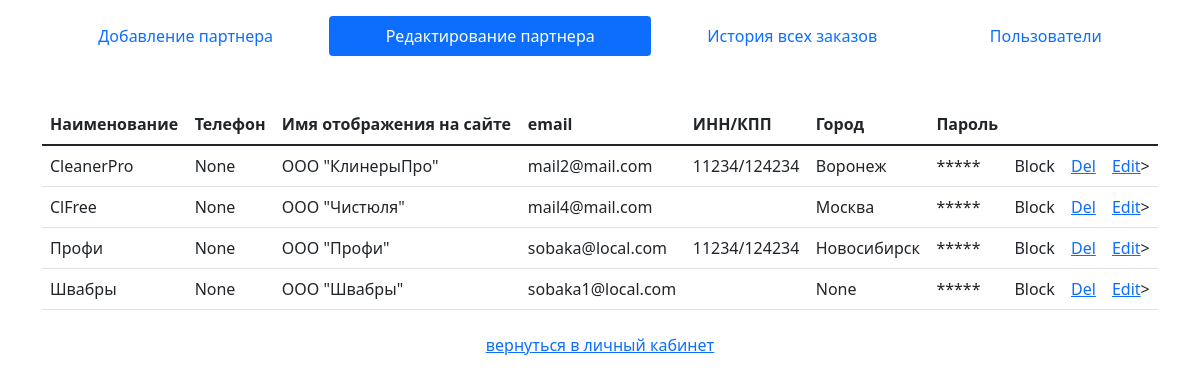
The app's page /edit/mail@mail.com/lk_admin_cleaner_list/ with its own data.
### authapp/models.py (models this page shows)
class CleanspotUser(AbstractBaseUser, PermissionsMixin):
    user_type = models.ForeignKey(
        CleanspotUserType,
        on_delete=models.CASCADE,
        verbose_name='Тип пользователя',
    )
    email = models.EmailField(
        unique=True,
        blank=False,
        verbose_name='E-mail',
    )
    title = models.CharField(
        max_length=128,
        blank=True,
        null=True,
        verbose_name='Имя пользователя',
    )
    name_display_site = models.CharField(
        max_length=128,
        blank=True,
        null=True,
        verbose_name='Имя отображения на сайте',
    )
    inn_kpp = models.CharField(
        max_length=64,
        blank=True,
        verbose_name='ИНН/КПП',
    )
    city = models.ForeignKey(
        Cities,
        on_delete=models.CASCADE,
        null=True,
        blank=True,
        verbose_name='Город',
    )
    EMAIL_FIELD = 'email'
    USERNAME_FIELD = 'email'
    REQUIRED_FIELDS = ['user_type_id']
    is_staff = models.BooleanField(
        verbose_name='Moderator',
        default=False,
        help_text='Определяет разрешение пользователя на вход в административную часть.'
    )
    is_active = models.BooleanField(
        verbose_name='Active',
        default=False,
        help_text='Определяет активен ли пользователь в системе. Снимите флаг, '
                  'вместо удаления пользователя.'
    )
    phone_number = PhoneNumberField(
        blank=True,
        null=True,
        unique=True,
        default=None,
        verbose_name='Номер телефона',)
    created_at = models.DateTimeField(
        auto_now_add=True,
        verbose_name='Дата и время создания',
    )
    updated_at = models.DateTimeField(
        auto_now=True,
        verbose_name='Дата и время изменения',
    )
    activation_key = models.CharField(
        max_length=128,
        blank=True
    )
    activation_key_expires = models.DateTimeField(
        auto_now_add=True,
        blank=True,
        null=True
    )
    objects = CustomUserManager()
    class Meta:
        verbose_name = 'Пользователь'
        verbose_name_plural = 'Пользователи'

class Cities(models.Model):
    name = models.CharField(
        max_length=128,
        blank=False,
        null=False,
        verbose_name='Город',
    )
    created_at = models.DateTimeField(
        auto_now_add=True,
        verbose_name='Дата и время создания',
    )
    updated_at = models.DateTimeField(
        auto_now=True,
        verbose_name='Дата и время изменения',
    )
    class Meta:
        verbose_name = 'Город'
        verbose_name_plural = 'Города'
    def __str__(self):
        return self.name

### profileapp/views.py (the view)
# urls.py: path('lk_admin_cleaner_list/', profileapp.lk_admin_cleaner_list, name='lk_admin_cleaner_list'),
def lk_admin_cleaner_list(request, email):
    cleaners = CleanspotUser.objects.filter(user_type__name='Cleaner')
    context = {
        'cleaners': cleaners,
        'lk_admin_menu': lk_admin_menu,
        'user': get_user(email)
    }
    return render(request, 'profileapp/lk_admin_edit.html', context)

### profileapp/services.py (called while the page is built)
def get_user(email):
    user = CleanspotUser.objects.get(email=email)
    return user

### profileapp/templates/profileapp/lk_admin_edit.html
{% extends 'profileapp/base.html' %}
{% block content %}
    <table class="table mt-5">
        <thead>
        <tr>
            <th scope="col">Наименование</th>
            <th scope="col">Телефон</th>
            <th scope="col">Имя отображения на сайте</th>
            <th scope="col">email</th>
            <th scope="col">ИНН/КПП</th>
            <th scope="col">Город</th>
            <th scope="col">Пароль</th>
            <th scope="col"></th>
            <th scope="col"></th>
            <th scope="col"></th>
        </tr>
        </thead>
        <tbody>
        {% for cleaner in cleaners %}
            <tr>
                <td>{{ cleaner.title }}</td>
                <td>{{ cleaner.phone_number }}</td>
                <td>{{ cleaner.name_display_site }}</td>
                <td>{{ cleaner.email }}</td>
                <td>{{ cleaner.inn_kpp }}</td>
                <td>{{ cleaner.city }}</td>
                <td>*****</td>
                <td>Block</td>
                <td><a href="{% url 'edit:lk_admin_del' user.email cleaner.pk %}">Del</a></td>
                <td><a href="{% url 'edit:lk_admin_cleaner_edit' user.email cleaner.pk %}">Edit</a>></td>
            </tr>
        {% endfor %}
        </tbody>
    </table>
{% endblock content %}

### profileapp/templates/profileapp/base.html (shortened to what this page needs)
<!doctype html>
<html lang="en">
<head>
    <link href="https://cdn.jsdelivr.net/npm/bootstrap@5.1.3/dist/css/bootstrap.min.css" rel="stylesheet"
>
</head>
<body>
<div class="container">
    <ul class="nav nav-pills nav-fill mt-3">
        {% for key, value in lk_admin_menu.items %}
            <li class="nav-item">
                <a class="nav-link {% if request.resolver_match.url_name == key %}active
                                   {% elif request.resolver_match.url_name == 'lk_admin_cleaner_edit' and key == 'lk_admin_cleaner_list' %}active
                                   {% elif request.resolver_match.url_name == 'lk_admin_users_edit' and key == 'lk_admin_users_list' %}active
                                   {% endif %}"
                   aria-current="page"
                   href="{% url value.1 user.email %}">{{ value.0 }}</a>
            </li>
        {% endfor %}
    </ul>
    {% block content %}
    {% endblock %}
    <button class="btn btn-link form-control">
        <a href="{% url 'edit:edit' user.email %}">
            вернуться в личный кабинет
        </a>
    </button>
</div>
</body>
</html>

### records on screen
CleanspotUser: title "CleanerPro", phone_number "None", name_display_site "ООО \"КлинерыПро\"", email "mail2@mail.com", inn_kpp "11234/124234", city "Воронеж"
CleanspotUser: title "ClFree", phone_number "None", name_display_site "ООО \"Чистюля\"", email "mail4@mail.com", city "Москва"
CleanspotUser: title "Профи", phone_number "None", name_display_site "ООО \"Профи\"", email "sobaka@local.com", inn_kpp "11234/124234", city "Новосибирск"
CleanspotUser: title "Швабры", phone_number "None", name_display_site "ООО \"Швабры\"", email "sobaka1@local.com", city "None"

### other values on screen
{{ value.0 }} "Добавление партнера" "Редактирование партнера" "История всех заказов" "Пользователи"
